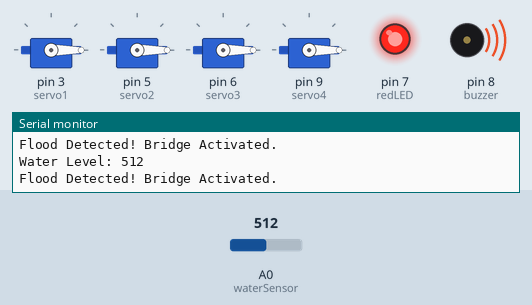
Bench run of a sketch on a simulated Arduino Uno, built with avr-gcc and run on an emulated ATmega328P. Shown: 4 × servo, output pins drawn as LEDs (lit = HIGH), buzzer (waves = sounding, pin HIGH), the last lines printed to the serial monitor. The test bench sets the inputs (shaded band); at power-on: A0 (waterSensor) = 512.

Above: at 1.2 s.
1.3 s: A0 (waterSensor) set to 407
2.8 s: A0 (waterSensor) set to 388
At 4.2 s:
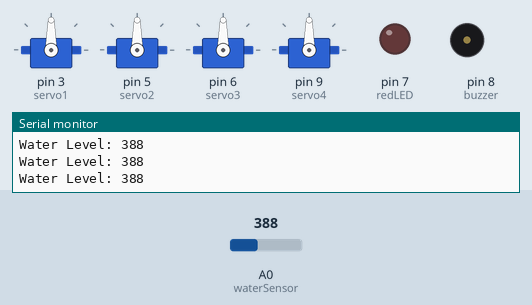
4.5 s: A0 (waterSensor) set to 410
At 5.7 s:
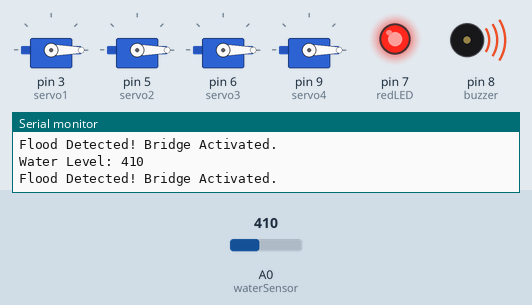
6.0 s: A0 (waterSensor) set to 390
At 7.0 s:
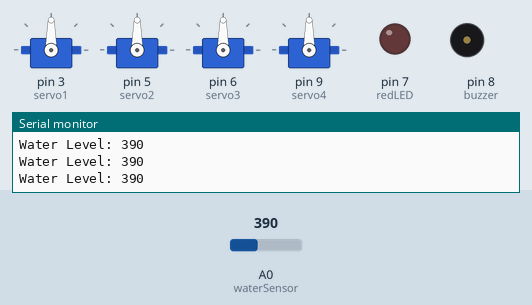
Timing chart, 0 to 8.5 s (numbered marks = the images above; inputs shaded):
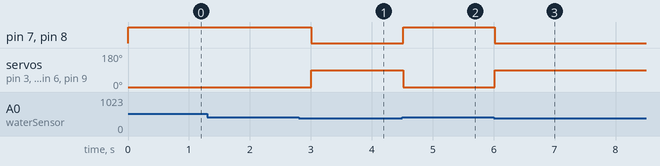

The sketch:

Smart_Automatic_Height_Adjusting_Bridge.ino
```cpp
#include <Servo.h>

// ----- Pin Definitions -----
const int waterSensor = A0;
const int redLED = 7;
const int buzzer = 8;

Servo servo1;
Servo servo2;
Servo servo3;
Servo servo4;

// Threshold for high water level (adjust after testing)
int waterThreshold = 400;

void setup() {
  Serial.begin(9600);

  pinMode(waterSensor, INPUT);
  pinMode(redLED, OUTPUT);
  pinMode(buzzer, OUTPUT);

  // Attach servos to pins
  servo1.attach(3);
  servo2.attach(5);
  servo3.attach(6);
  servo4.attach(9);

  // Initial positions (bridge normal)
  servo1.write(90);
  servo2.write(90);
  servo3.write(90);
  servo4.write(90);

  digitalWrite(redLED, LOW);
  digitalWrite(buzzer, LOW);
}

void loop() {
  int waterValue = analogRead(waterSensor);
  Serial.print("Water Level: ");
  Serial.println(waterValue);

  if (waterValue > waterThreshold) {
    // High water level detected
    digitalWrite(redLED, HIGH);
    digitalWrite(buzzer, HIGH);

    // Rotate all 4 servos to activate safety mode
    servo1.write(0);
    servo2.write(0);
    servo3.write(0);
    servo4.write(0);

    Serial.println("Flood Detected! Bridge Activated.");
  }
  else {
    // Water level normal
    digitalWrite(redLED, LOW);
    digitalWrite(buzzer, LOW);

    // Reset servos to normal operation
    servo1.write(90);
    servo2.write(90);
    servo3.write(90);
    servo4.write(90);
  }

  delay(300); // small delay
}
```

Measured:
- the behaviour switches between 401 and 400 on A0 (waterSensor) (found by bisection; images 0 and 1)
- after the input at 2.8 s, pin 7 (redLED), pin 8 (buzzer): HIGH → LOW after 0.21 s; servo on pin 3 (servo1), servo on pin 5 (servo2), servo on pin 6 (servo3), servo on pin 9 (servo4): 0° → 90° after 0.21 s
- after the input at 4.5 s, pin 7 (redLED), pin 8 (buzzer): LOW → HIGH at once; servo on pin 3 (servo1), servo on pin 5 (servo2), servo on pin 6 (servo3), servo on pin 9 (servo4): 90° → 0° at once
- after the input at 6.0 s, pin 7 (redLED), pin 8 (buzzer): HIGH → LOW at once; servo on pin 3 (servo1), servo on pin 5 (servo2), servo on pin 6 (servo3), servo on pin 9 (servo4): 0° → 90° at once
